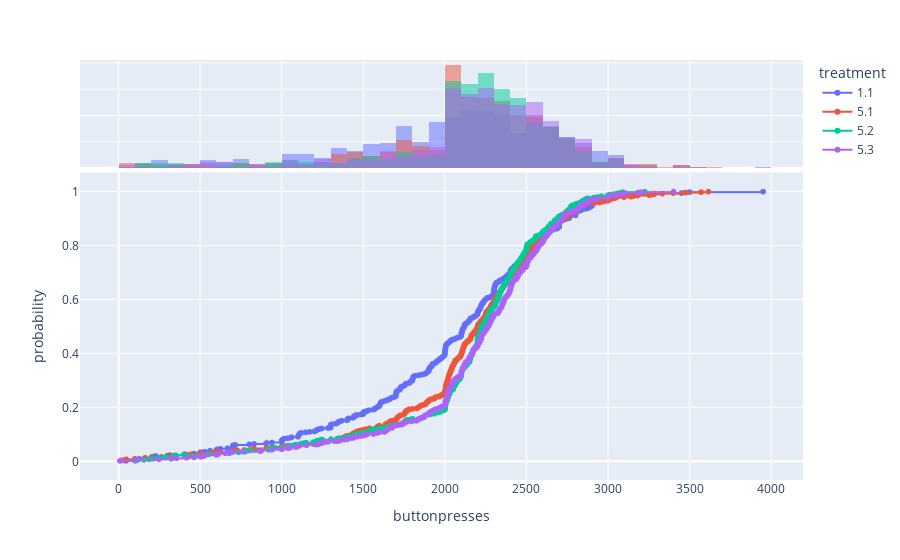

The notebook cell saved with this chart:
### Code cell
nwdf = df.loc[(df['treatment']== "1.1") | (df['treatment']== "5.1") | (df['treatment']== "5.2")|(df['treatment']== "5.3")]#可以重複寫
fig = px.ecdf(nwdf, x="buttonpresses",color="treatment", markers=True, marginal="histogram")
fig.show()

### Figure 1 — Plotly figure (JSON) as saved in the notebook; plotly's stock layout.template omitted (floating-point values rounded to 4 significant figures; data arrays with more than 128 entries replaced by an {"elided": "..."} marker saying what was removed)
{"data": [{"hovertemplate": "treatment=1.1<br>buttonpresses=%{x}<br>probability=%{y}<extra></extra>", "legendgroup": "1.1", "line": {"dash": "solid", "shape": "hv"}, "marker": {"color": "#636efa", "symbol": "circle"}, "mode": "markers+lines", "name": "1.1", "showlegend": true, "type": "scattergl", "x": {"elided": "558 float values"}, "xaxis": "x", "y": {"elided": "558 float values"}, "yaxis": "y"}, {"alignmentgroup": "True", "bingroup": "x", "hovertemplate": "treatment=1.1<br>buttonpresses=%{x}<br>count=%{y}<extra></extra>", "legendgroup": "1.1", "marker": {"color": "#636efa"}, "name": "1.1", "offsetgroup": "1.1", "opacity": 0.5, "showlegend": false, "type": "histogram", "x": {"elided": "558 float values"}, "xaxis": "x2", "yaxis": "y2"}, {"hovertemplate": "treatment=5.1<br>buttonpresses=%{x}<br>probability=%{y}<extra></extra>", "legendgroup": "5.1", "line": {"dash": "solid", "shape": "hv"}, "marker": {"color": "#EF553B", "symbol": "circle"}, "mode": "markers+lines", "name": "5.1", "showlegend": true, "type": "scattergl", "x": {"elided": "545 float values"}, "xaxis": "x", "y": {"elided": "545 float values"}, "yaxis": "y"}, {"alignmentgroup": "True", "bingroup": "x", "hovertemplate": "treatment=5.1<br>buttonpresses=%{x}<br>count=%{y}<extra></extra>", "legendgroup": "5.1", "marker": {"color": "#EF553B"}, "name": "5.1", "offsetgroup": "5.1", "opacity": 0.5, "showlegend": false, "type": "histogram", "x": {"elided": "545 float values"}, "xaxis": "x2", "yaxis": "y2"}, {"hovertemplate": "treatment=5.2<br>buttonpresses=%{x}<br>probability=%{y}<extra></extra>", "legendgroup": "5.2", "line": {"dash": "solid", "shape": "hv"}, "marker": {"color": "#00cc96", "symbol": "circle"}, "mode": "markers+lines", "name": "5.2", "showlegend": true, "type": "scattergl", "x": {"elided": "532 float values"}, "xaxis": "x", "y": {"elided": "532 float values"}, "yaxis": "y"}, {"alignmentgroup": "True", "bingroup": "x", "hovertemplate": "treatment=5.2<br>buttonpresses=%{x}<br>count=%{y}<extra></extra>", "legendgroup": "5.2", "marker": {"color": "#00cc96"}, "name": "5.2", "offsetgroup": "5.2", "opacity": 0.5, "showlegend": false, "type": "histogram", "x": {"elided": "532 float values"}, "xaxis": "x2", "yaxis": "y2"}, {"hovertemplate": "treatment=5.3<br>buttonpresses=%{x}<br>probability=%{y}<extra></extra>", "legendgroup": "5.3", "line": {"dash": "solid", "shape": "hv"}, "marker": {"color": "#ab63fa", "symbol": "circle"}, "mode": "markers+lines", "name": "5.3", "showlegend": true, "type": "scattergl", "x": {"elided": "532 float values"}, "xaxis": "x", "y": {"elided": "532 float values"}, "yaxis": "y"}, {"alignmentgroup": "True", "bingroup": "x", "hovertemplate": "treatment=5.3<br>buttonpresses=%{x}<br>count=%{y}<extra></extra>", "legendgroup": "5.3", "marker": {"color": "#ab63fa"}, "name": "5.3", "offsetgroup": "5.3", "opacity": 0.5, "showlegend": false, "type": "histogram", "x": {"elided": "532 float values"}, "xaxis": "x2", "yaxis": "y2"}], "layout": {"barmode": "overlay", "legend": {"title": {"text": "treatment"}, "tracegroupgap": 0}, "margin": {"t": 60}, "xaxis": {"anchor": "y", "domain": [0, 1], "title": {"text": "buttonpresses"}}, "xaxis2": {"anchor": "y2", "domain": [0, 1], "matches": "x", "showgrid": true, "showticklabels": false}, "yaxis": {"anchor": "x", "domain": [0, 0.7326], "title": {"text": "probability"}}, "yaxis2": {"anchor": "x2", "domain": [0.7426, 1], "matches": "y2", "showgrid": true, "showline": false, "showticklabels": false, "ticks": ""}}}
